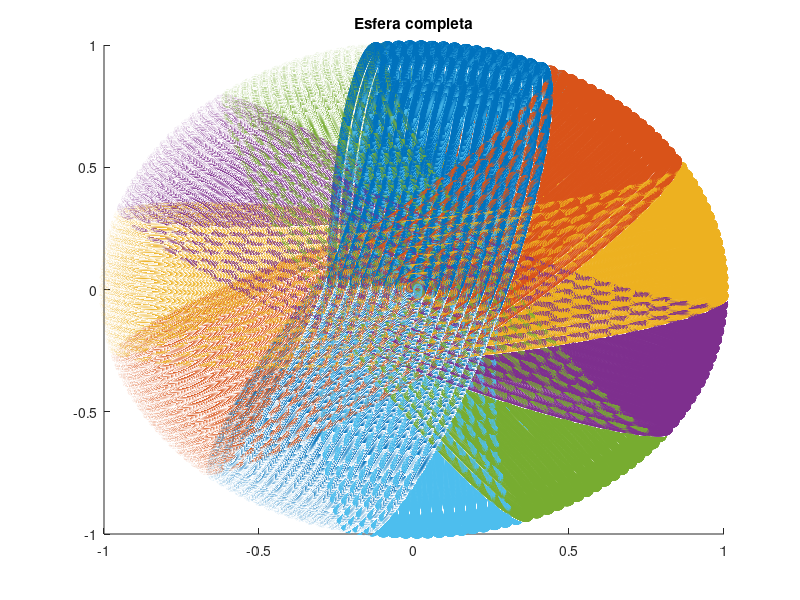
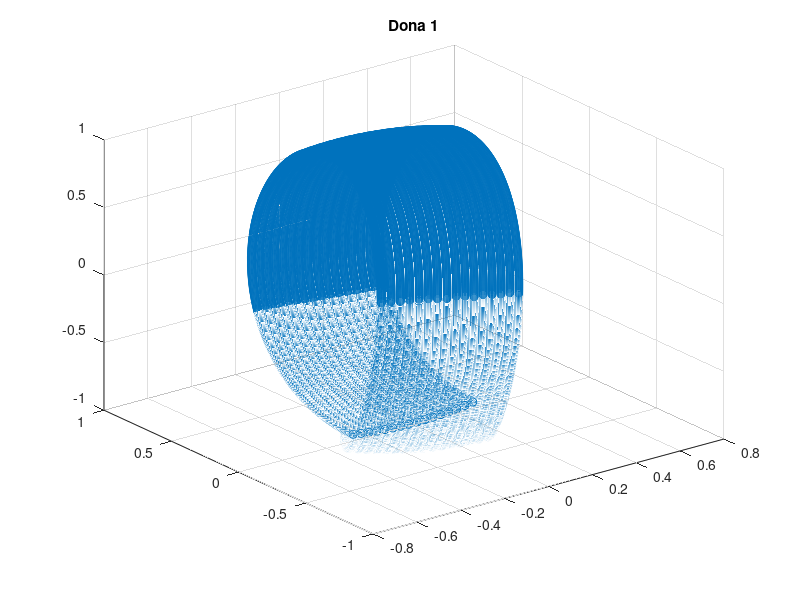
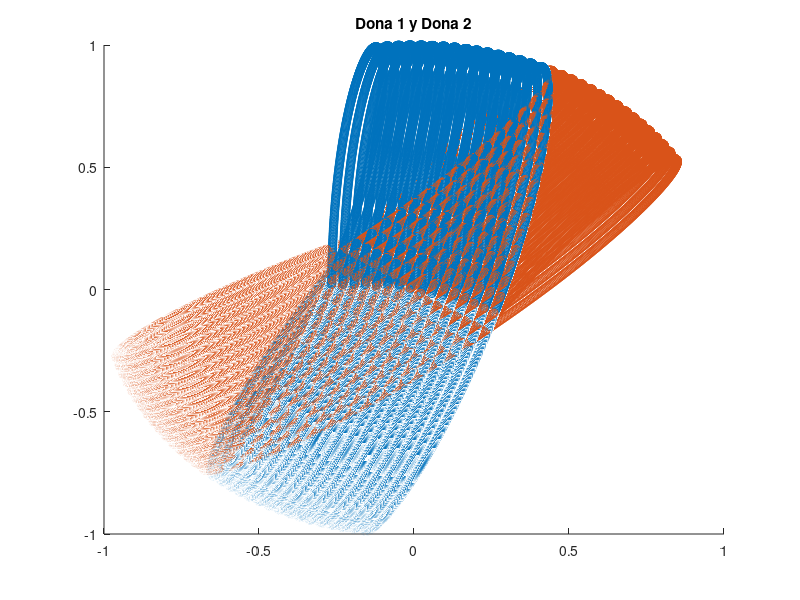
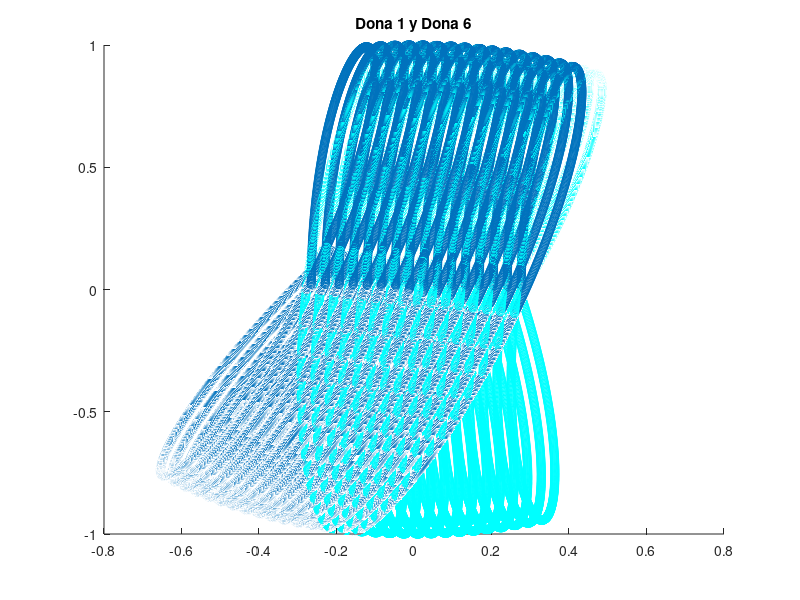

Write the MATLAB code that produced these figures, in order. (Note: this script raises an error after producing the figures.)
clear;clc;close all
n_fig=0;
%% Set LIDAR's parameters
%Angle elevation range;
    AZBLK_angle=[15.379 13.236 11.128 9.03 6.941 4.878 2.788 0.705 -1.454 -3.448 -5.518 -7.601 -9.697 -11.789 -13.914 -16.062]*pi/180;
    n_rays=length(AZBLK_angle);
%Offset angle of AZBLK's points
    %AZBLK_offset=regexprep(num2str(linspace(-1.24,-0.857,16)),'\s+',',')
    AZBLK_offset=[-1.24,-1.2145,-1.1889,-1.1634,-1.1379,-1.1123,-1.0868,-1.0613,-1.0357,-1.0102,-0.98467,-0.95913,-0.9336,-0.90807,-0.88253,-0.857]*pi/180;
%Encoder range: [0,90111] ticks
    total_ticks=90112;
%Mode 1023 azimuth. Every azimuth increments in 88 ticks
    %1 tick = 360/90112= 0.003995°.     Aprox -> 0.004°
    %88 tick = 360*88/90112 = 0.3516°
    n_AZBLK=1024;
    %It should be noted that, we obtain 1024*16 = 16384 points in every LIDAR scan
    n_points=n_AZBLK*n_rays;
    ticks_between_azimuths=total_ticks/n_AZBLK;
    angle_between_azimuths=2*pi*(ticks_between_azimuths/total_ticks);
                         %=2*pi/n_AZBLK
%Angle rotation,n° donuts,angular velocity,time per scan.
    time_per_scan=0.100;%100 ms
    n_donuts=6;
    rot_angle=-33.53706667*pi/180;
    w_lidar=rot_angle/time_per_scan; %%%%%%%%<---------set Angular velocity
    rot_matrix=[cos(rot_angle) -sin(rot_angle)  0;
                sin(rot_angle) cos(rot_angle)   0;
                0               0               1];
    delta_t_ray2ray=time_per_scan/n_points;
    alfa=delta_t_ray2ray * w_lidar;
    rot_due2w_r2r=[cos(alfa) -sin(alfa)  0;
                    sin(alfa) cos(alfa)   0;
                    0         0          1];
    delta_t_ray2AZBLK=delta_t_ray2ray;
    alfa=delta_t_ray2AZBLK * w_lidar;
    rot_due2w_r2A=[cos(alfa) -sin(alfa)  0;
                    sin(alfa) cos(alfa)   0;
                    0         0          1];
%pre-allocate point clouds
    temp=zeros(n_AZBLK*n_rays,3);
    point_cloud=cell(1,n_donuts);
    for i=1:n_donuts
        point_cloud{i}=temp;
    end
%% Generate synthetic sphere
R=1;%radius sphere
start_offset=0;
temp=zeros(n_rays,3);
count=0;
rot_due2w_acum=eye(3);
for i=1:n_donuts
    for j=1:n_AZBLK
        for k=1:n_rays-1
            x=R*-sin(AZBLK_angle(k));           
            y=(R*cos(AZBLK_angle(k))) * -sin(AZBLK_offset(k)-(j-1)*angle_between_azimuths);
            z=(R*cos(AZBLK_angle(k))) * -cos(AZBLK_offset(k)-(j-1)*angle_between_azimuths);
                                 %El signo menos de arriba _^_ es relevante.
                                 %Se debe a que el scan es sentido horario,
                                 %y se habia definido esta variable con
                                 %signo positivo.
            %let's consider the rotation due to the motor's "w"
            temp(k,:)=(rot_due2w_acum*[x;y;z])';               
            rot_due2w_acum=rot_due2w_r2r * rot_due2w_acum; 
            count=count+1;    
        end
        k=k+1;
        x=R*-sin(AZBLK_angle(k));           
        y=(R*cos(AZBLK_angle(k))) * -sin(AZBLK_offset(k)-(j-1)*angle_between_azimuths);
        z=(R*cos(AZBLK_angle(k))) * -cos(AZBLK_offset(k)-(j-1)*angle_between_azimuths);
        temp(k,:)=(rot_due2w_acum*[x;y;z])';
        %save the 16 rays of the j-th azimuth
        point_cloud{i}((j-1)*k+1:j*k,:)=temp;
        rot_due2w_acum=rot_due2w_r2A * rot_due2w_acum;
        count=count+1;
    end
    if w_lidar==0
        point_cloud{i}=(rot_matrix^(i-1)*point_cloud{i}')';
    end
end
n_fig=n_fig+1;
figure(n_fig)
hold
for i=1:n_donuts
    temp=point_cloud{i};
    scatter3(temp(:,1),temp(:,2),temp(:,3))
end
title('Esfera completa')
%%
n_fig=n_fig+1;
figure(n_fig)
temp=point_cloud{1};
scatter3(temp(:,1),temp(:,2),temp(:,3))
title('Dona 1')
%%
n_fig=n_fig+1;
figure(n_fig)
hold
for i=1:2
    temp=point_cloud{i};
    scatter3(temp(:,1),temp(:,2),temp(:,3))
end
title('Dona 1 y Dona 2')
%%
n_fig=n_fig+1;
figure(n_fig)
hold
temp=point_cloud{1};
scatter3(temp(:,1),temp(:,2),temp(:,3))
temp=point_cloud{6};
scatter3(temp(:,1),temp(:,2),temp(:,3),'c')
title('Dona 1 y Dona 6')
%% Set parameter of curves
i=1;
elev_angle=AZBLK_angle(1);
c1=sin(elev_angle);
c2=cos(elev_angle);

syms alfa1 alfa2 phi1
eq_1=-c1*cos(alfa1)+c2*sin(phi1)*sin(alfa1)==-c1*cos(rot_angle-alfa1)-c2*sin(phi1)*sin(rot_angle-alfa1);
eq_2=c1*sin(alfa1)+c2*sin(phi1)*cos(alfa1)==c1*sin(rot_angle-alfa1)-c2*sin(phi1)*cos(rot_angle-alfa1);

temp=vpasolve([eq_1;eq_2]);
alfa=eval(temp.alfa1);
phi=eval(temp.phi1);

sen_phi=sin(phi);
sen_alfa=sin(alfa);
cos_alfa=cos(alfa);
cos_phi=cos(phi);
c3=cos(rot_angle*(i-1));
c4=sin(rot_angle*(i-1));

x=R*( (-c1*cos_alfa+c2*sen_phi*sen_alfa)*c3 + (c1*sen_alfa+c2*sen_phi*cos_alfa)*c4 );
y=R*( (-c1*cos_alfa+c2*sen_phi*sen_alfa)*c4 - (c1*sen_alfa+c2*sen_phi*cos_alfa)*c3 );    
z=-R*c2*cos_phi;
cross_point(i,1:3)=[x,y,z];

%queda tarea hallar ymax y ymin

%% 
n_fig=n_fig+1;
figure(n_fig)
R=1;
rot_angle=-0.5853;
phi=-2*pi/0.1*(0:0.00001:0.9);
elev_angle=AZBLK_angle(end);
alfa=-rot_angle/2/pi*phi;
i=1;
sen_phi=sin(phi);
sen_alfa=sin(alfa);
cos_alfa=cos(alfa);
c1=sin(elev_angle);
c2=cos(elev_angle);
c3=cos(rot_angle*(i-1));
c4=sin(rot_angle*(i-1));

x=R*( (-c1*cos_alfa+c2*sen_phi.*sen_alfa)*c3 + (c1*sen_alfa+c2*sen_phi.*cos_alfa)*c4 );
y=R*( (-c1*cos_alfa+c2*sen_phi.*sen_alfa)*c4 - (c1*sen_alfa+c2*sen_phi.*cos_alfa)*c3 );    
z=-R*c2.*cos(phi);
plot3(x,y,z)

% elev_angle=AZBLK_angle(1);
% c1=sin(elev_angle);
% c2=cos(elev_angle);
% x=R*( (-c1*cos_alfa+c2*sen_phi.*sen_alfa)*c3 + (c1*sen_alfa+c2*sen_phi.*cos_alfa)*c4 );
% y=R*( (-c1*cos_alfa+c2*sen_phi.*sen_alfa)*c4 - (c1*sen_alfa+c2*sen_phi.*cos_alfa)*c3 );    
% z=-R*c2.*cos(phi);
% hold
% plot3(x,y,z)
% scatter3(cross_point(1),cross_point(2),cross_point(3))
% n_fig=n_fig+1;
% figure(n_fig)
% plot(x)
% n_fig=n_fig+1;
% figure(n_fig)
% plot(y)
% n_fig=n_fig+1;
% figure(n_fig)
% plot(z)
%% Proceed to supress redundant data
new_point_cloud=point_cloud;
%Donut 2
i=2;
count=0;
elev_angle=AZBLK_angle(1);
c1=sin(elev_angle);
c2=cos(elev_angle);
c3=cos(rot_angle*(i-2));
c4=sin(rot_angle*(i-2));
x_start=point_cloud{i}(16,1);
x_cross=cross_point(1,1);
for j=1:length(new_point_cloud{i})
    x_data=new_point_cloud{i}(j,1);
    y_data=new_point_cloud{i}(j,2);
    z_data=new_point_cloud{i}(j,3);
    if x_data>0
       if z_data>0
       
       else
           if y_data>0
              if x_data<x_start
                  new_point_cloud{i}(j,:)=[0,0,0];
              else
                  [x_temp,y_temp]=xy_curve_eq_v2(AZBLK_angle(end),i-1,rot_angle,z_data);
                  if x_data<x_temp
                      new_point_cloud{i}(j,:)=[0,0,0];              
                  end
              end
           end
       end
    else 
        if z_data>0
        
        else
            if x_data>x_cross
                new_point_cloud{i}(j,:)=[0,0,0];    
            else
                [x_temp,y_temp]=xy_curve_eq_v3(AZBLK_angle(1),i-1,rot_angle,z_data);
                if x_data>x_temp
                    new_point_cloud{i}(j,:)=[0,0,0];    
                end
            end
        end
        
    end
        
    
%     if inside_curve_eq_v1(rot_angle,x_data,y_data,z_data,cross_point,c1,c2,c3,c4);
%        new_point_cloud{i}(j,:)=[0,0,0];
%        count=count+1;
%     end
end
n_fig=n_fig+1;
figure(n_fig)
hold
for i=1:2
    temp=new_point_cloud{i};
    scatter3(temp(:,1),temp(:,2),temp(:,3))
end
%% Triangle Mesh Generation
%%
% n_fig=n_fig+1;
% figure(n_fig)
% zp=point_cloud{2}(:,3);
% yp=point_cloud{2}(:,2);
% count_x=0;
% count_y=0;
% for i=1:length(zp)
% [x(i),y(i)]=xy_curve_eq(AZBLK_angle(end),1,rot_angle,yp(i),zp(i));
% if imag(x(i))
%     count_x=count_x+1;
% end
% if imag(y(i))
%     count_y=count_y+1;
% end
% end
% scatter3(x,y,zp)
% n_fig=n_fig+1;
% figure(n_fig)
% plot(x')
% n_fig=n_fig+1;
% figure(n_fig)
% plot(y')
% n_fig=n_fig+1;
% figure(n_fig)
% plot(zp)